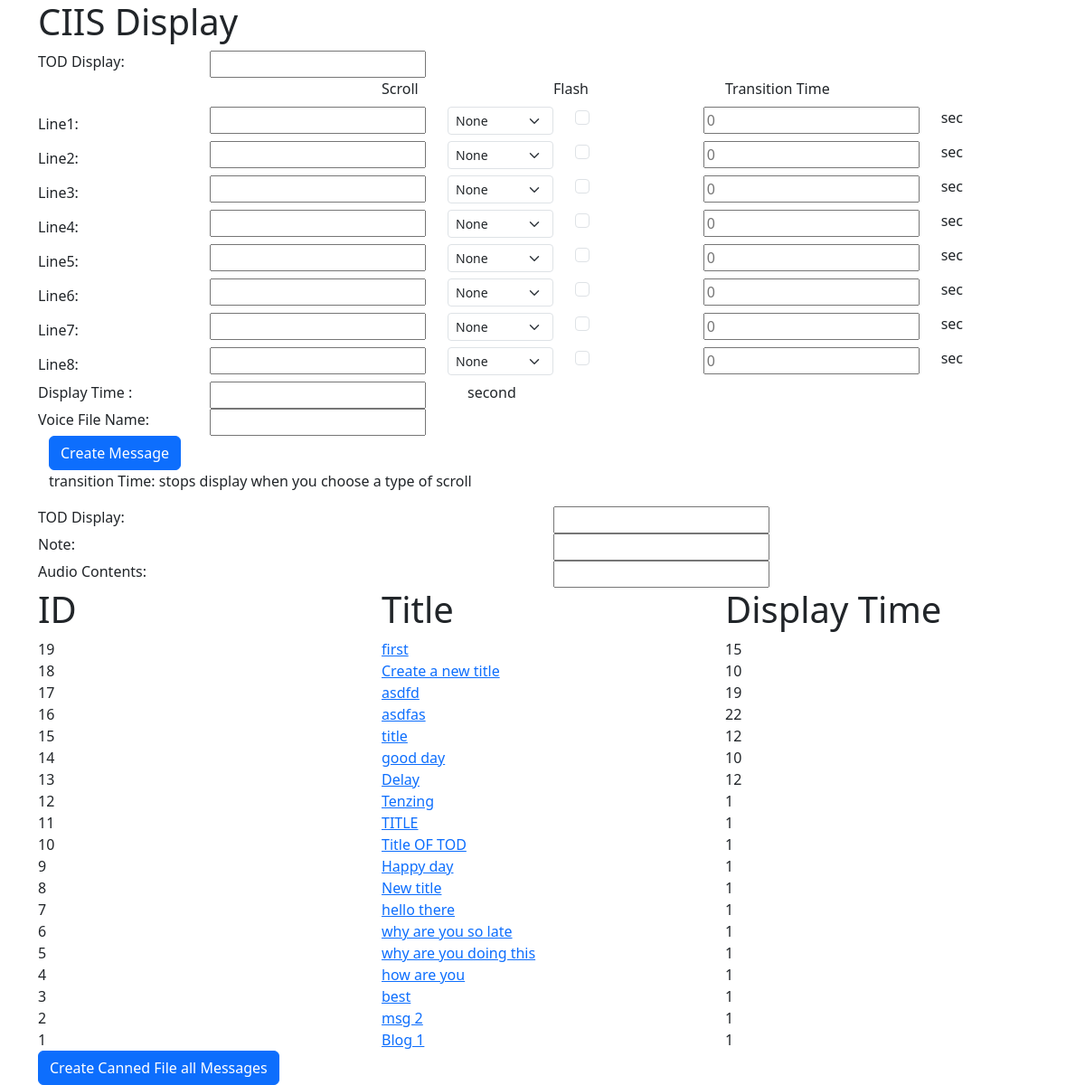
/, run on an earlier commit of the app's database.
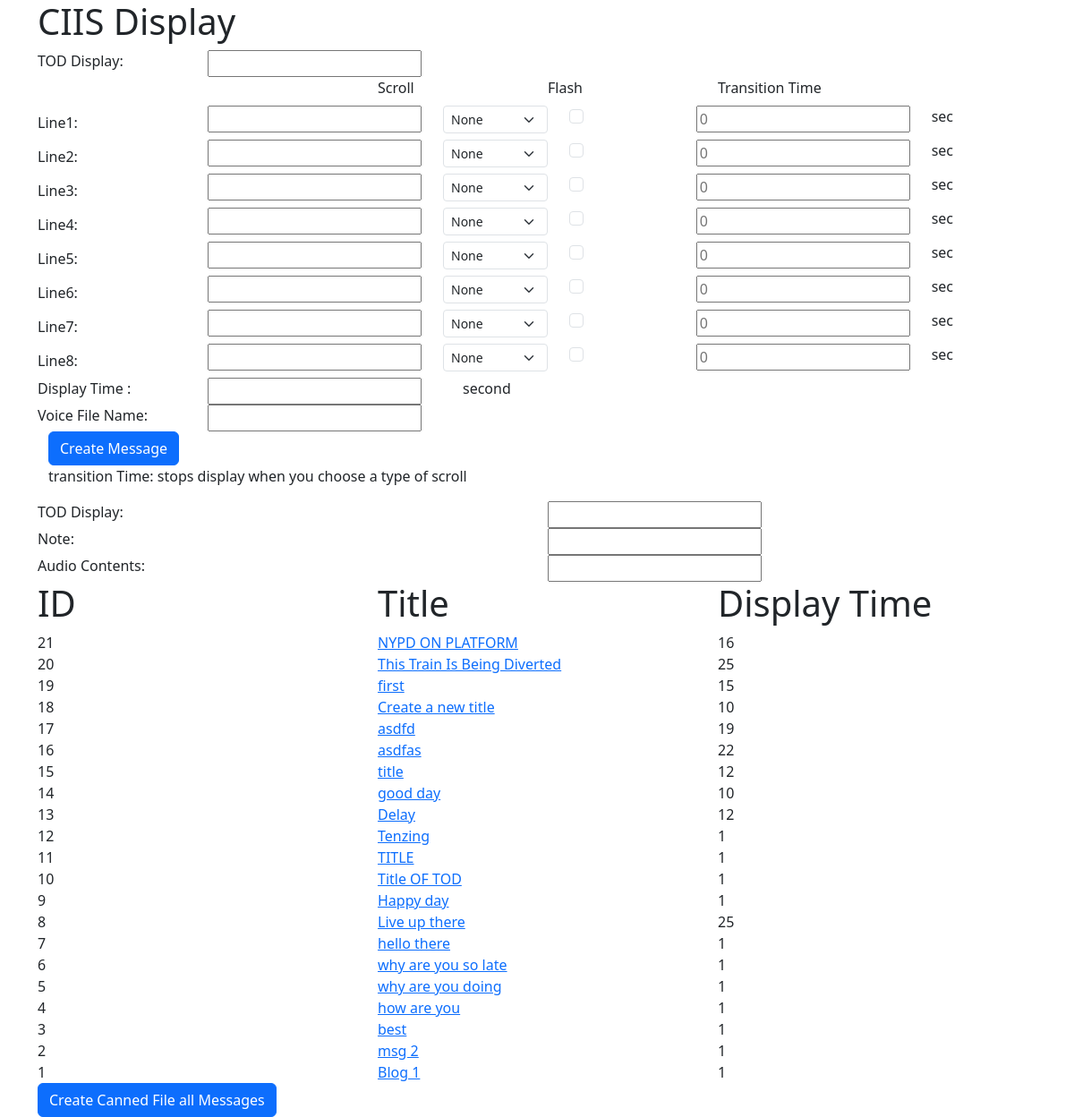
And on a later commit of the database.
### UI/models.py (models this page shows, shortened)
class Message(models.Model):
	title= models.CharField(max_length=20)
	line1 = models.TextField(max_length=17, null=True, blank=True)
	line2 = models.TextField(max_length=17, null=True, blank=True)
	line3 = models.TextField(max_length=17, null=True, blank=True)
	line4 = models.TextField(max_length=17, null=True, blank=True)
	line5 = models.TextField(max_length=17, null=True, blank=True)
	line6 = models.TextField(max_length=17, null=True, blank=True)
	line7 = models.TextField(max_length=17, null=True, blank=True)
	line8 = models.TextField(max_length=17, null=True, blank=True)
	line9 = models.TextField(max_length=17, null=True, blank=True)
	line10 = models.TextField(max_length=17, null=True, blank=True)
	transition_time1 = models.IntegerField(default=2)
	transition_time2 = models.IntegerField(default=2)
	transition_time3 = models.IntegerField(default=2)
	transition_time4 = models.IntegerField(default=2)
	transition_time5 = models.IntegerField(default=2)
	transition_time6 = models.IntegerField(default=2)
	transition_time7 = models.IntegerField(default=2)
	transition_time8 = models.IntegerField(default=2)
	transition_time9 = models.IntegerField(default=2)
	transition_time10 = models.IntegerField(default=2)
	scroll1= models.CharField(max_length=20, default='None', null=True)
	scroll2= models.CharField(max_length=20, default='None', null=True)
	scroll3= models.CharField(max_length=20, default='None', null=True)
	scroll4= models.CharField(max_length=20, default='None', null=True)
	scroll5= models.CharField(max_length=20, default='None', null=True)
	scroll6= models.CharField(max_length=20, default='None', null=True)
	scroll7= models.CharField(max_length=20, default='None', null=True)
	scroll8= models.CharField(max_length=20, default='None', null=True)
	scroll9= models.CharField(max_length=20, default='None', null=True)
	scroll10= models.CharField(max_length=20, default='None', null=True)
	flash1 = models.BooleanField(default=False)
	flash2 = models.BooleanField(default=False)
	flash3 = models.BooleanField(default=False)
	flash4 = models.BooleanField(default=False)
	flash5 = models.BooleanField(default=False)
	flash6 = models.BooleanField(default=False)
	flash7 = models.BooleanField(default=False)
	flash8 = models.BooleanField(default=False)
	flash9 = models.BooleanField(default=False)
	flash10 = models.BooleanField(default=False)
	display_time = models.IntegerField()
	voice_file_name = models.TextField(null=False, default='V500903')
	date_posted = models.DateTimeField(default=timezone.now)

### UI/views.py (the view)
# urls.py: path('', MessageListView.as_view(), name='main-home'),
class MessageListView(ListView):
	model = Message
	template_name = 'UI/UI.html'
	context_object_name = 'message'
	ordering = ['-id']

### UI/templates/UI/UI.html (shortened to what this page needs)
<!DOCTYPE html>
<html>
<head>
	<link href="https://cdn.jsdelivr.net/npm/bootstrap@5.3.0/dist/css/bootstrap.min.css" rel="stylesheet">
</head>
<body>
	<div class="container">
		<h1> CIIS Display </h1>
		<form method="post" action="{% url 'create_message' %}">
			<div class="row">
				<div class="col-sm-2">
				<label>TOD Display:</label>
				</div>
				<div class="col">
				<input class="input-lg" type="text" name='title'> </input>
				</div>
			</div>
			<div class="row">
				<div class="col-2">
					<div class="form-label">
					</div>
				</div>
				<div class="col-sm-2">
				</div>
				<div class="col-sm-2">
					<label>Scroll</label>
				</div>
				<div class="col-sm-2">
					<label>Flash</label>
				</div>
				<div class="col-sm-3">
					<label>Transition Time</label>
				</div>
			</div>
			<div class="row">
				<div class="col-2">
				<label class="col-sm-1 col-form-label">Line1: </label>
				</div>
				<div class="col-lg">
					<input type="text" name="line1" maxlenth="17"> </input>
				</div>
				<div class="col-sm">
					<select name="scroll1" class="form-select form-select-sm" aria-label="Default select">
							<option Selected>None </option>
						</select>
				</div>
				<div class="col-sm">
					<input class="form-check-input" type="checkbox" name="flash1" value="1" >
				</div>
				<div class="col-sm">
					<input type="number" name="transition_time1" placeholder="0"></input>
				</div>
				<div class="col-sm">
					<label >sec</label>
				</div>
			</div>
			<div class="row">
				<div class="col-2">
				<label class="col-sm-1 col-form-label">Line2: </label>
				</div>
				<div class="col-lg">
					<input type="text" name="line2" maxlenth="17"> </input>
				</div>
				<div class="col-sm">
					<select name="scroll2" class="form-select form-select-sm" aria-label="Default select">
							<option Selected>None </option>
						</select>
				</div>
				<div class="col-sm">
					<input class="form-check-input" type="checkbox" name="flash2" value="1" >
				</div>
				<div class="col-sm">
					<input type="number" name="transition_time2" placeholder="0"></input>
				</div>
				<div class="col-sm">
					<label >sec</label>
				</div>
			</div>
			<div class="row">
				<div class="col-2">
				<label class="col-sm-1 col-form-label">Line3: </label>
				</div>
				<div class="col-lg">
					<input type="text" name="line3" maxlenth="17"> </input>
				</div>
				<div class="col-sm">
					<select name="scroll3" class="form-select form-select-sm" aria-label="Default select">
							<option Selected>None </option>
						</select>
				</div>
				<div class="col-sm">
					<input class="form-check-input" type="checkbox" name="flash3" value="1" >
				</div>
				<div class="col-sm">
					<input type="number" name="transition_time3" placeholder="0"></input>
				</div>
				<div class="col-sm">
					<label >sec</label>
				</div>
			</div>
			<div class="row">
				<div class="col-2">
				<label class="col-sm-1 col-form-label">Line4: </label>
				</div>
				<div class="col-lg">
					<input type="text" name="line4" maxlenth="17"> </input>
				</div>
				<div class="col-sm">
					<select name="scroll4" class="form-select form-select-sm" aria-label="Default select">
							<option Selected>None </option>
						</select>
				</div>
				<div class="col-sm">
					<input class="form-check-input" type="checkbox" name="flash4" value="1" >
				</div>
				<div class="col-sm">
					<input type="number" name="transition_time4" placeholder="0"></input>
				</div>
				<div class="col-sm">
					<label >sec</label>
				</div>
			</div>
			<div class="row">
				<div class="col-2">
				<label class="col-sm-1 col-form-label">Line5: </label>
				</div>
				<div class="col-lg">
					<input type="text" name="line5" maxlenth="17"> </input>
				</div>
				<div class="col-sm">
					<select name="scroll5" class="form-select form-select-sm" aria-label="Default select">
							<option Selected>None </option>
						</select>
				</div>
				<div class="col-sm">
					<input class="form-check-input" type="checkbox" name="flash5" value="1" >
				</div>
				<div class="col-sm">
					<input type="number" name="transition_time5" placeholder="0"></input>
				</div>
				<div class="col-sm">
					<label >sec</label>
				</div>
			</div>
			<div class="row">
				<div class="col-2">
				<label class="col-sm-1 col-form-label">Line6: </label>
				</div>
				<div class="col-lg">
					<input type="text" name="line6" maxlenth="17"> </input>
				</div>
				<div class="col-sm">
					<select name="scroll6" class="form-select form-select-sm" aria-label="Default select">
							<option Selected>None </option>
						</select>
				</div>
				<div class="col-sm">
					<input class="form-check-input" type="checkbox" name="flash6" value="1" >
				</div>
				<div class="col-sm">
					<input type="number" name="transition_time6" placeholder="0"></input>
				</div>
				<div class="col-sm">
					<label >sec</label>
				</div>
			</div>
			<div class="row">
				<div class="col-2">
				<label class="col-sm-1 col-form-label">Line7: </label>
				</div>
				<div class="col-lg">
					<input type="text" name="line7" maxlenth="17"> </input>
				</div>
				<div class="col-sm">
					<select name="scroll7" class="form-select form-select-sm" aria-label="Default select">
							<option Selected>None </option>
						</select>
				</div>
				<div class="col-sm">
					<input class="form-check-input" type="checkbox" name="flash7" value="1" >
				</div>
				<div class="col-sm">
					<input type="number" name="transition_time7" placeholder="0"></input>
				</div>
				<div class="col-sm">
					<label >sec</label>
				</div>
			</div><div class="row">
				<div class="col-2">
				<label class="col-sm-1 col-form-label">Line8: </label>
				</div>
				<div class="col-lg">
					<input type="text" name="line8" maxlenth="17"> </input>
				</div>
				<div class="col-sm">
					<select name="scroll8" class="form-select form-select-sm" aria-label="Default select">
							<option Selected>None </option>
						</select>
				</div>
				<div class="col-sm">
					<input class="form-check-input" type="checkbox" name="flash8" value="1" >
				</div>
				<div class="col-sm">
					<input type="number" name="transition_time8" placeholder="0"></input>
				</div>
				<div class="col-sm">
					<label >sec</label>
				</div>
			</div>
			<div class="row">
				<div class="col-2">
				<label>Display Time :</label>
				</div>
				<div class="col-3">
				<input class="input-lg" type="number" name="display_time"> </input>
				</div>
				<div class="col">
				<label>second</label>
				</div>
			</div>
			<div class="row">
				<div class="col-2">
				<label>Voice File Name: </label>
				</div>
				<div class="col">
				<input class="input-lg"> </input>
				</div>
			</div>
			<div class="container">
			<button type="submit" class="btn btn-primary">Create Message</button>
			</div>
		</form>
		<div class="container">
		<p>transition Time: stops display when you choose a type of scroll</p>
		</div>
	</div>
		<div class="container">
			<div class="row">
				<div class="col">
				<label>TOD Display:</label>
				</div>
				<div class="col">
				<input class="input-lg"> </input>
				</div>
			</div>
			<div class="row">
				<div class="col">
				<label>Note:  </label>
				</div>
				<div class="col">
				<input class="input-lg"> </input>
				</div>
			</div>
			<div class="row">
				<div class="col">
				<label>Audio Contents: </label>
				</div>
				<div class="col">
				<input class="input-lg"> </input>
				</div>
			</div>
		</div>
	<div class="container">
		<div class="row">
			<div class="col">
				<h1>ID</h1>
			</div>
			<div class="col">
				<h1>Title</h1>
			</div>
			<div class="col">
				<h1>Display Time</h1>
			</div>
		</div>
	</div>
		<div class="container">
			{% for msg in message %}
			<div class="row">
				<div class="col">
					{{msg.id}}
				</div>
				<div class="col">
				<a class="article-title" href="{% url 'message-detail' msg.id %}">{{ msg.title }}</a>
				</div>
				<div class="col">
					{{msg.display_time}}
				</div>
			</div>
			{% endfor %}
		</div>
	<div class="container">
			<a class="btn btn-primary" href="{% url 'canned_text' %}">Create Canned File all Messages</a>
	</div>
</body>
</html>

What changed in the data, as far as the page shows it:
added Message: id "21", title "NYPD ON PLATFORM", display_time "16"
added Message: id "20", title "This Train Is Being Diverted", display_time "25"
changed Message id 8: title "New title" → "Live up there"; display_time "1" → "25"
changed Message id 5: title "why are you doing this" → "why are you doing"
